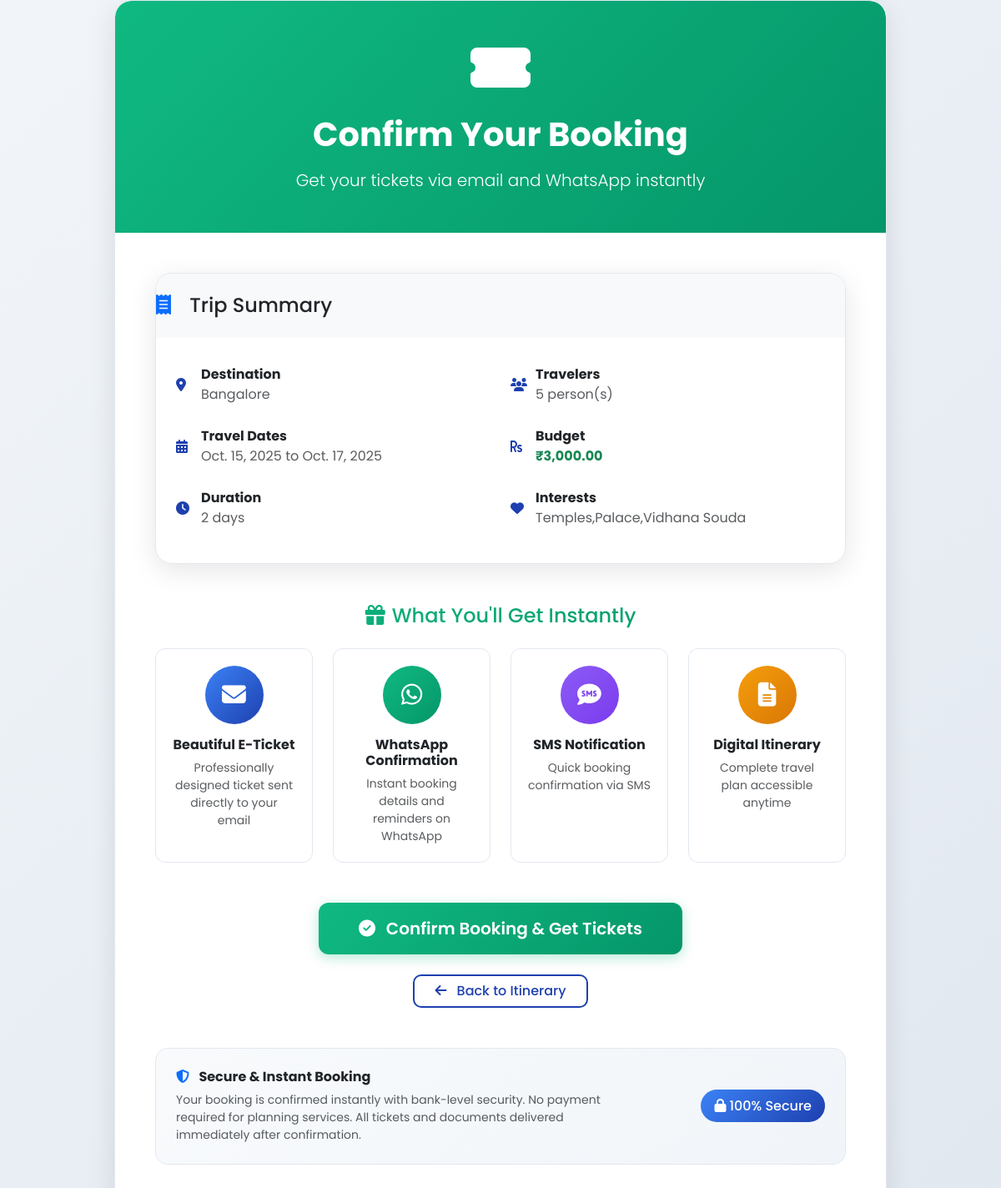
Page /trip/2/book/ (signed in) on the committed database.
### itinerary/models.py (models this page shows, shortened)
class Trip(models.Model):
    user = models.ForeignKey(User, on_delete=models.CASCADE)
    destination = models.CharField(max_length=100)
    start_date = models.DateField()
    end_date = models.DateField()
    budget = models.DecimalField(max_digits=15, decimal_places=2, null=True, blank=True)
    travelers = models.IntegerField(default=1)
    interests = models.CharField(max_length=200, blank=True)
    weather = models.TextField(blank=True)
    hotels = models.TextField(blank=True)
    attractions = models.TextField(blank=True)
    itinerary = models.TextField(blank=True)
    distance_km = models.FloatField(null=True, blank=True)
    created_at = models.DateTimeField(auto_now_add=True)
    is_booked = models.BooleanField(default=False)
    booking_reference = models.CharField(max_length=20, blank=True)
    tickets_sent = models.BooleanField(default=False)
    whatsapp_sent = models.BooleanField(default=False)
    phone_number = models.CharField(max_length=15, blank=True)  # Add phone number field
    @property
    def duration_days(self):
        if self.start_date and self.end_date:
            return (self.end_date - self.start_date).days
        return 0
    @property
    def formatted_budget(self):
        if self.budget:
            return f"₹{self.budget:,.2f}"
        return "Not specified"

### itinerary/views.py (the view, shortened to what this page needs)
# urls.py: path('trip/<int:trip_id>/book/', views.book_trip_view, name='book_trip'),
def book_trip_view(request, trip_id):
    if not request.user.is_authenticated:
        return redirect('register')
    trip = get_object_or_404(Trip, id=trip_id, user=request.user)
    itinerary = None
    if trip.itinerary:
        try:
            itinerary = json.loads(trip.itinerary)
        except json.JSONDecodeError:
            itinerary = {"raw_itinerary": trip.itinerary}
    return render(request, 'book_trip.html', {
        'trip': trip,
        'itinerary': itinerary
    })

### itinerary/templates/book_trip.html (shortened to what this page needs)
<!DOCTYPE html>
<html lang="en">
<head>
    <link rel="stylesheet" href="https://cdn.jsdelivr.net/npm/bootstrap@5.3.2/dist/css/bootstrap.min.css">
    <link rel="stylesheet" href="https://cdnjs.cloudflare.com/ajax/libs/font-awesome/6.5.0/css/all.min.css">
</head>
<body class="fade-in">
    <div class="container">
        <div class="row justify-content-center">
            <div class="col-lg-10">
                <div class="glass-card overflow-hidden">
                    <div class="gradient-header py-5">
                        <div class="text-center">
                            <i class="fas fa-ticket-alt fa-4x mb-4 floating"></i>
                            <h1 class="display-6 fw-bold mb-3">Confirm Your Booking</h1>
                            <p class="lead mb-0">Get your tickets via email and WhatsApp instantly</p>
                        </div>
                    </div>
                    <div class="card-body p-5">
                        <div class="glass-card mb-5 overflow-hidden">
                            <div class="card-header bg-light py-4">
                                <h4 class="mb-0 text-dark">
                                    <i class="fas fa-receipt me-3 text-primary"></i>
                                    Trip Summary
                                </h4>
                            </div>
                            <div class="card-body p-4">
                                <div class="row">
                                    <div class="col-md-6">
                                        <div class="trip-detail-item">
                                            <i class="fas fa-map-marker-alt"></i>
                                            <div>
                                                <strong class="text-dark">Destination</strong>
                                                <div class="text-muted">{{ trip.destination }}</div>
                                            </div>
                                        </div>
                                        <div class="trip-detail-item">
                                            <i class="fas fa-calendar-alt"></i>
                                            <div>
                                                <strong class="text-dark">Travel Dates</strong>
                                                <div class="text-muted">{{ trip.start_date }} to {{ trip.end_date }}</div>
                                            </div>
                                        </div>
                                        <div class="trip-detail-item">
                                            <i class="fas fa-clock"></i>
                                            <div>
                                                <strong class="text-dark">Duration</strong>
                                                <div class="text-muted">{{ trip.duration_days }} days</div>
                                            </div>
                                        </div>
                                    </div>
                                    <div class="col-md-6">
                                        <div class="trip-detail-item">
                                            <i class="fas fa-users"></i>
                                            <div>
                                                <strong class="text-dark">Travelers</strong>
                                                <div class="text-muted">{{ trip.travelers }} person(s)</div>
                                            </div>
                                        </div>
                                        <div class="trip-detail-item">
                                            <i class="fas fa-rupee-sign"></i>
                                            <div>
                                                <strong class="text-dark">Budget</strong>
                                                <div class="text-success fw-bold">{{ trip.formatted_budget }}</div>
                                            </div>
                                        </div>
                                        <div class="trip-detail-item">
                                            <i class="fas fa-heart"></i>
                                            <div>
                                                <strong class="text-dark">Interests</strong>
                                                <div class="text-muted">{{ trip.interests }}</div>
                                            </div>
                                        </div>
                                    </div>
                                </div>
                            </div>
                        </div>
                        <div class="mb-5">
                            <h4 class="text-center mb-4 text-gradient">
                                <i class="fas fa-gift me-2"></i>What You'll Get Instantly
                            </h4>
                            <div class="row g-4">
                                <div class="col-md-6 col-lg-3">
                                    <div class="benefit-card">
                                        <div class="benefit-icon icon-email">
                                            <i class="fas fa-envelope"></i>
                                        </div>
                                        <h6 class="fw-bold text-dark mb-2">Beautiful E-Ticket</h6>
                                        <p class="text-muted small mb-0">Professionally designed ticket sent directly to your email</p>
                                    </div>
                                </div>
                                <div class="col-md-6 col-lg-3">
                                    <div class="benefit-card">
                                        <div class="benefit-icon icon-whatsapp">
                                            <i class="fab fa-whatsapp"></i>
                                        </div>
                                        <h6 class="fw-bold text-dark mb-2">WhatsApp Confirmation</h6>
                                        <p class="text-muted small mb-0">Instant booking details and reminders on WhatsApp</p>
                                    </div>
                                </div>
                                <div class="col-md-6 col-lg-3">
                                    <div class="benefit-card">
                                        <div class="benefit-icon icon-sms">
                                            <i class="fas fa-sms"></i>
                                        </div>
                                        <h6 class="fw-bold text-dark mb-2">SMS Notification</h6>
                                        <p class="text-muted small mb-0">Quick booking confirmation via SMS</p>
                                    </div>
                                </div>
                                <div class="col-md-6 col-lg-3">
                                    <div class="benefit-card">
                                        <div class="benefit-icon icon-itinerary">
                                            <i class="fas fa-file-alt"></i>
                                        </div>
                                        <h6 class="fw-bold text-dark mb-2">Digital Itinerary</h6>
                                        <p class="text-muted small mb-0">Complete travel plan accessible anytime</p>
                                    </div>
                                </div>
                            </div>
                        </div>
                        <form method="POST">
                            <div class="text-center mb-4">
                                <button type="submit" class="btn btn-success-custom btn-lg px-5 py-3 pulse">
                                    <i class="fas fa-check-circle me-2"></i>
                                    Confirm Booking & Get Tickets
                                </button>
                            </div>
                            <div class="text-center">
                                <a href="{% url 'trip_detail' trip.id %}" class="btn btn-outline-primary px-4">
                                    <i class="fas fa-arrow-left me-2"></i>
                                    Back to Itinerary
                                </a>
                            </div>
                        </form>
                        <div class="mt-5 p-4 info-card text-center">
                            <div class="row align-items-center">
                                <div class="col-md-8 text-md-start">
                                    <h6 class="fw-bold text-dark mb-2">
                                        <i class="fas fa-shield-alt me-2 text-primary"></i>
                                        Secure & Instant Booking
                                    </h6>
                                    <p class="text-muted mb-0 small">
                                        Your booking is confirmed instantly with bank-level security.
                                        No payment required for planning services. All tickets and documents
                                        delivered immediately after confirmation.
                                    </p>
                                </div>
                                <div class="col-md-4 text-md-end mt-3 mt-md-0">
                                    <span class="security-badge">
                                        <i class="fas fa-lock me-1"></i>100% Secure
                                    </span>
                                </div>
                            </div>
                        </div>
                    </div>
                </div>
            </div>
        </div>
    </div>
</body>
</html>

### itinerary/templates/book_trip.html (style rules this page uses)
:root { --primary-color: #1e40af; --secondary-color: #1e3a8a; --accent-color: #3b82f6; --success-color: #10b981; --light-bg: #f8fafc; --card-bg: #ffffff; --text-dark: #1e293b; --text-light: #64748b; --border-color: #e2e8f0; --gradient-primary: linear-gradient(135deg, #1e40af 0%, #1e3a8a 100%); --gradient-success: linear-gradient(135deg, #10b981 0%, #059669 100%); }
* { margin: 0; padding: 0; box-sizing: border-box; }
body { font-family: 'Poppins', sans-serif; background: linear-gradient(135deg, #f1f5f9 0%, #e2e8f0 100%); color: var(--text-dark); min-height: 100vh; display: flex; align-items: center; }
.glass-card { background: var(--card-bg); border: 1px solid var(--border-color); border-radius: 20px; box-shadow: 0 8px 32px rgba(0, 0, 0, 0.1); backdrop-filter: blur(10px); }
.gradient-header { background: var(--gradient-success); border-radius: 20px 20px 0 0; color: white; }
.btn-success-custom { background: var(--gradient-success); border: none; border-radius: 12px; font-weight: 600; padding: 16px 30px; color: white; transition: all 0.3s ease; box-shadow: 0 4px 15px rgba(16, 185, 129, 0.3); }
.btn-outline-primary { border: 2px solid var(--primary-color); color: var(--primary-color); border-radius: 10px; font-weight: 500; transition: all 0.3s ease; }
.info-card { background: linear-gradient(135deg, #f8fafc, #f1f5f9); border: 1px solid var(--border-color); border-radius: 15px; transition: all 0.3s ease; }
.benefit-card { background: var(--card-bg); border: 1px solid var(--border-color); border-radius: 12px; padding: 20px; text-align: center; transition: all 0.3s ease; height: 100%; }
.benefit-icon { width: 70px; height: 70px; border-radius: 50%; display: flex; align-items: center; justify-content: center; margin: 0 auto 15px; font-size: 1.8rem; color: white; }
.icon-email { background: linear-gradient(135deg, #3b82f6, #1e40af); }
.icon-whatsapp { background: linear-gradient(135deg, #10b981, #059669); }
.icon-sms { background: linear-gradient(135deg, #8b5cf6, #7c3aed); }
.icon-itinerary { background: linear-gradient(135deg, #f59e0b, #d97706); }
.text-gradient { background: var(--gradient-success); -webkit-background-clip: text; -webkit-text-fill-color: transparent; background-clip: text; }
.floating { animation: float 6s ease-in-out infinite; }
.pulse { animation: pulse 2s infinite; }
.fade-in { animation: fadeIn 0.8s ease-out; }
.security-badge { background: linear-gradient(135deg, #3b82f6, #1e40af); color: white; border-radius: 20px; padding: 8px 16px; font-weight: 500; }
.trip-detail-item { display: flex; align-items: center; margin-bottom: 10px; padding: 8px 0; }
.trip-detail-item i { width: 30px; color: var(--primary-color); }

### rows in the picture
Trip: destination "Bangalore", start_date "Oct. 15, 2025", end_date "Oct. 17, 2025", duration_days "2", travelers "5", formatted_budget "₹3,000.00", interests "Temples,Palace,Vidhana Souda"
